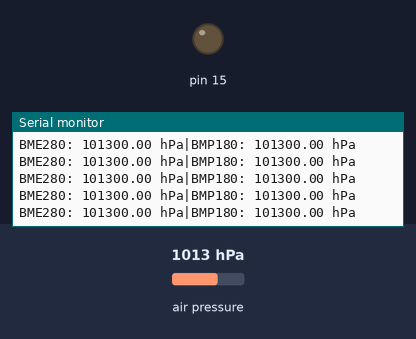
This sketch was run on a simulated Arduino Uno, built with avr-gcc and run on an emulated ATmega328P. Parts: output pins drawn as LEDs (lit = HIGH), the last lines printed to the serial monitor. Inputs (shaded band) come from the test bench; at power-on: air pressure 1013 hPa. EEPROM starts erased.

Above: at 1.2 s.
1.3 s: air pressure set to 952 hPa
At 1.38 s:
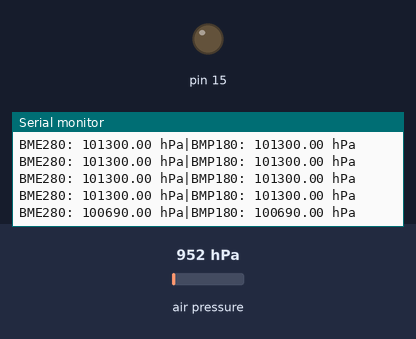
4.3 s: air pressure set to 1000 hPa
At 4.3 s:
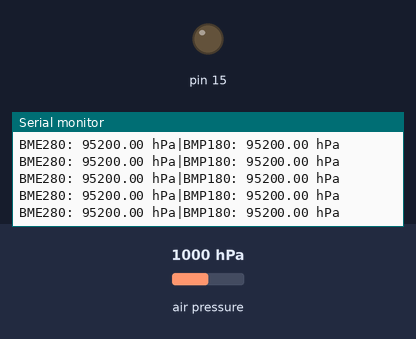
Timing chart, 0 to 7.3 s (numbered marks = the images above; inputs shaded):
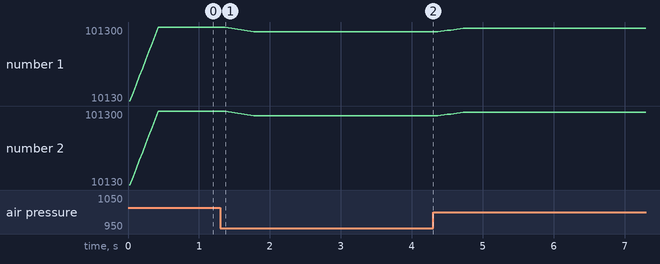

Measured:
- after the input at 1.3 s, the serial monitor: prints a new line after 0.07 s (image 1)
- plotted number 1: 101300 → 95200 after the input at 1.3 s, 95200 → 100000 after the input at 4.3 s
- plotted number 2: 101300 → 95200 after the input at 1.3 s, 95200 → 100000 after the input at 4.3 s

The sketch:

Comparing_technique_pressure_4.ino
```cpp
#include <Wire.h>
#include <Adafruit_Sensor.h>
#include <Adafruit_BME280.h>
#include <Adafruit_BMP085.h>
#include <EEPROM.h>

#define SEALEVELPRESSURE_HPA (1013.25)

Adafruit_BME280 bme; // I2C
Adafruit_BMP085 bmp;

unsigned long delayTime;
int addressBME = 0;  // EEPROM address to store BME280 data
int addressBMP = 4;  // EEPROM address to store BMP180 data
double firstCor = 0.0;

double firstPressureBME = 0.0;
double firstPressureBMP = 0.0;
double measuredPressureBMP = 0;
const int numReadings = 10; // Jumlah bacaan untuk moving average
double readingsBME[numReadings]; // Nilai tekanan BME280 yang disimpan
double readingsBMP[numReadings]; // Nilai tekanan BMP180 yang disimpan

int readIndex = 0; // Indeks untuk penyimpanan nilai tekanan

void setup() {
  Serial.begin(9600);
  Serial.println(F("BME280 and BMP180 test"));
  pinMode(15, OUTPUT);

  bool status;

  // Default settings for BME280
  status = bme.begin(0x76);
  if (!status) {
    Serial.println("Could not find a valid BME280 sensor, check wiring!");
    while (1);
  }

  // Default settings for BMP180
  if (!bmp.begin()) {
    Serial.println("Could not find a valid BMP180 sensor, check wiring!");
    while (1);
  }

  delayTime = 10;

  // Inisialisasi nilai awal untuk moving average
  for (int i = 0; i < numReadings; i++) {
    readingsBME[i] = firstPressureBME;
    readingsBMP[i] = firstPressureBMP;
  }

if (firstPressureBME == 0.0) {
    firstPressureBME = bme.readPressure();
    EEPROM.put(addressBME, firstPressureBME);
  }

  if (firstPressureBMP == 0.0) {
    firstPressureBMP = bmp.readPressure();
    EEPROM.put(addressBMP, firstPressureBMP);
  }

  if (firstPressureBMP > firstPressureBME){
    firstCor = firstPressureBMP - firstPressureBME;
  }
  else {
    firstCor = firstPressureBME - firstPressureBMP;
  }
}

void loop() {
  double measuredPressureBME = bme.readPressure();
  if (firstPressureBMP > firstPressureBME){

    measuredPressureBMP = bmp.readPressure()- firstCor;
  }
  else{

    measuredPressureBMP = bmp.readPressure()- firstCor;
  }
  // Membaca nilai tekanan


  // Menambahkan nilai tekanan ke array moving average
  readingsBME[readIndex] = measuredPressureBME;
  readingsBMP[readIndex] = measuredPressureBMP;

  // Mengupdate indeks untuk array moving average
  readIndex = (readIndex + 1) % numReadings;

  // Menghitung nilai rata-rata dari array moving average
  double averagePressureBME = 0;
  double averagePressureBMP = 0;

  for (int i = 0; i < numReadings; i++) {
    averagePressureBME += readingsBME[i];
    averagePressureBMP += readingsBMP[i];
  }

  averagePressureBME /= numReadings;
  averagePressureBMP /= numReadings;

  // Menampilkan nilai rata-rata pada Serial Monitor
  printBMEValues(averagePressureBME);
  printBMPValues(averagePressureBMP);

  delay(delayTime);
}

void printBMEValues(double pressure) {
  Serial.print("BME280: ");
  Serial.print(pressure);
  Serial.print(" hPa|");
}

void printBMPValues(double pressure) {
  Serial.print("BMP180: ");
  Serial.print(pressure);
  Serial.print(" hPa");
  Serial.println();
}
```
